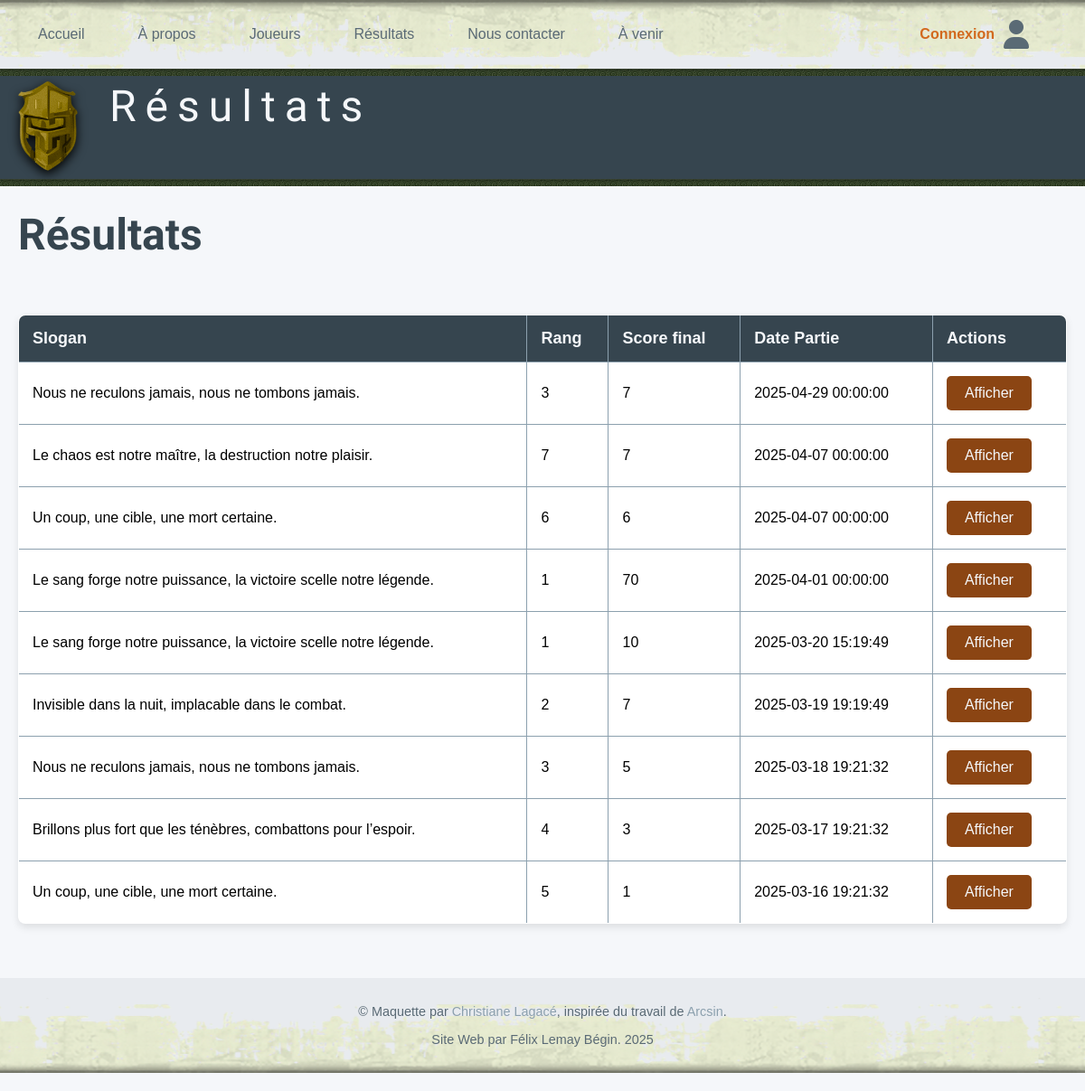
Page /resultats.php on the earlier database version.
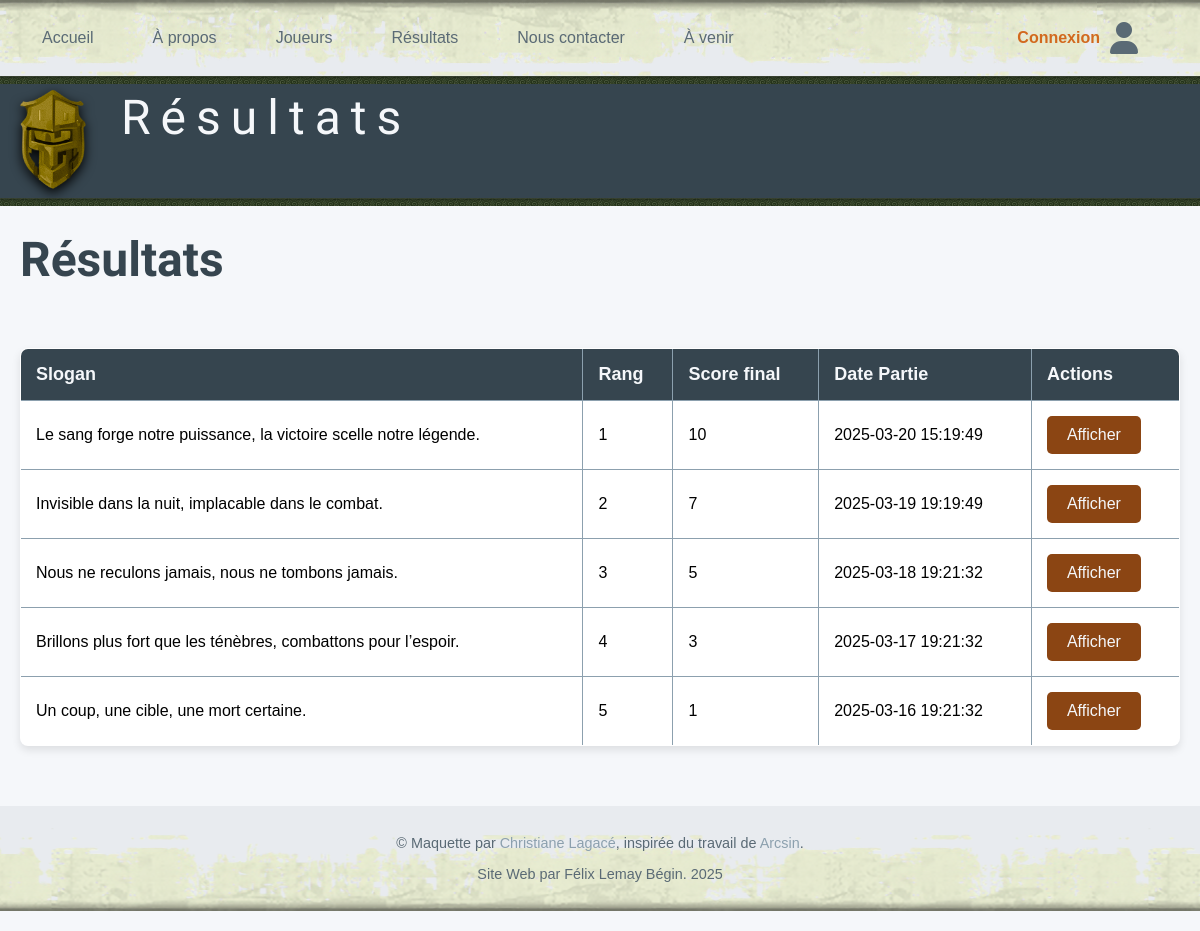
Same page on the later database version.
### tables this page shows
CREATE TABLE pages (
  id int NOT NULL PRIMARY KEY AUTO_INCREMENT,
  url varchar(255) NOT NULL UNIQUE,
  titre varchar(60) NOT NULL,
  description varchar(150) NOT NULL,
  h1 varchar(100) NOT NULL,
  accroche varchar(255) DEFAULT NULL,
  public boolean NOT NULL,
  texte text NOT NULL,
  modification timestamp NOT NULL
);

CREATE TABLE resultats (
  id int NOT NULL PRIMARY KEY AUTO_INCREMENT,
  equipe_id int NOT NULL,
  rang int NOT NULL,
  score_final int NOT NULL,
  date_partie timestamp NOT NULL,
  FOREIGN KEY (equipe_id) REFERENCES equipes (id)
);

CREATE TABLE equipes (
  id int NOT NULL PRIMARY KEY AUTO_INCREMENT,
  nom varchar(50) NOT NULL UNIQUE,
  slogan varchar(100) DEFAULT NULL,
  commentaire text,
  dateajout date NOT NULL,
  jeu_id int DEFAULT NULL,
  FOREIGN KEY (jeu_id) REFERENCES jeux (id) ON DELETE SET NULL
);

### include/configuration.inc (called while the page is built, shortened)
<?php
$supabase_pooler_url = getenv('SUPABASE_POOLER_URL');
if ($supabase_pooler_url)
{
    $parsed = parse_url($supabase_pooler_url);
    if (!$parsed || !isset($parsed['host'], $parsed['user'], $parsed['pass'], $parsed['path']))
    {
        die("L'URL de connexion Supabase est invalide ou mal formée.");
    }
    $host   = $parsed['host'];
    $port   = $parsed['port'] ?? 5432;
    $user   = $parsed['user'];
    $pass   = $parsed['pass'];
    $dbname = ltrim($parsed['path'], '/');
    $dsn    = "pgsql:host=$host;port=$port;dbname=$dbname";
    try
    {
        $pdo = new PDO($dsn, $user, $pass, [
            PDO::ATTR_ERRMODE => PDO::ERRMODE_EXCEPTION,
            PDO::ATTR_DEFAULT_FETCH_MODE => PDO::FETCH_ASSOC
        ]);
    }
    catch (PDOException $e)
    {
        die("Erreur de connexion PostgreSQL : " . $e->getMessage());
    }
}
else
{
    $dbHost = getenv('MYSQL_HOST')     ?: 'localhost';
    $dbName = getenv('MYSQL_DATABASE') ?: 'db_name';
    $dbUser = getenv('MYSQL_USER')     ?: 'user';
    $dbPass = getenv('MYSQL_PASSWORD') ?: 'pass';
    $dsn    = "mysql:host={$dbHost};dbname={$dbName};charset=utf8mb4";
    try
    {
        $pdo = new PDO($dsn, $dbUser, $dbPass, [
            PDO::ATTR_ERRMODE => PDO::ERRMODE_EXCEPTION,
            PDO::ATTR_DEFAULT_FETCH_MODE => PDO::FETCH_ASSOC
        ]);
    }
    catch (PDOException $e)
    {
        die("Erreur de connexion MySQL : " . $e->getMessage());
    }
}
    $nomPage = basename($_SERVER['SCRIPT_NAME']);
    $requete = "SELECT titre, description, h1, texte FROM pages WHERE url = :url";
    $stmt = $pdo->prepare($requete);
    $stmt->bindParam(':url', $nomPage);
    $stmt->execute();
    $resultat = $stmt->fetch(PDO::FETCH_ASSOC);
    if ($resultat)
    {
        $titre = $resultat['titre'];
        $h1 = $resultat['h1'];
    }
    else
    {
        $titre = "Page introuvable";
        $description = "Aucune description disponible.";
        $h1 = "Erreur 404";
        $texte = "<p>La page demandée n'existe pas.</p>";
    }
?>

### resultats.php (the view, shortened to what this page needs)
<?php
require_once 'include/configuration.inc';
require_once 'include/entete.inc';
try {
    $requete = "
        SELECT slogan, rang, score_final, date_partie, equipes.id
        FROM resultats
        INNER JOIN equipes ON resultats.equipe_id = equipes.id
        ORDER BY date_partie DESC
    ";
    $stmt = $pdo->prepare($requete);
    $stmt->execute();
    $resultats = $stmt->fetchAll(PDO::FETCH_ASSOC);
    if ($resultats && count($resultats) > 0) {
        echo "<table class='table'>";
        echo "<tr>
                <th>Slogan</th>
                <th>Rang</th>
                <th>Score final</th>
                <th>Date Partie</th>
                <th>Actions</th>
              </tr>";
        foreach ($resultats as $resultat) {
            echo "<tr>";
            echo "<td>" . htmlspecialchars($resultat['slogan']) . "</td>";
            echo "<td>" . htmlspecialchars($resultat['rang']) . "</td>";
            echo "<td>" . htmlspecialchars($resultat['score_final']) . "</td>";
            echo "<td>" . htmlspecialchars($resultat['date_partie']) . "</td>";
            echo "<td><a href='details-equipe.php?id=" . urlencode($resultat['id']) . "' class='boutton-style'>Afficher</a></td>";
            echo "</tr>";
        }
        echo "</table>";
    } else {
        echo "<p class='message-erreur'>Aucun résultat trouvé.</p>";
    }
} catch (PDOException $e) {
    echo "<p class='message-erreur'>Erreur lors de la récupération des résultats : " . htmlspecialchars($e->getMessage()) . "</p>";
}
require('include/pied-page.inc');
?>

### include/entete.inc (shortened to what this page needs)
<?php
echo "<!DOCTYPE html>";
echo "<html lang='fr-CA'>";
echo "<head>";
echo "    <link rel='stylesheet' href='css/style.css'>";
echo "    <link rel='stylesheet' href='css/mes-styles.css'>";
echo "</head>";
echo "<body>";
echo "<nav>";
echo "  <div class='nav-container'>";
echo "    <div class='nav-gauche'>";
echo "      <a href='index.php'>Accueil</a>";
echo "      <a href='a-propos.php'>À propos</a>";
echo "      <a href='joueurs.php'>Joueurs</a>";
echo "      <a href='resultats.php'>Résultats</a>";
echo "      <a href='formulaire-contact.php'>Nous contacter</a>";
echo "      <a href='a-venir.php'>À venir</a>";
echo "    </div>";
echo "    <div class='nav-droite'>";
if (isset($_SESSION['usager'])) {
    echo '<a href="deconnecter.php" class="icone-auth" title="Déconnexion">';
    echo '<i class="fas fa-sign-out-alt"></i>';
    echo '</a>';
} else {
    echo '<a href="formulaire-authentification.php" class="icone-auth" title="Connexion">';
    echo '<span class="texte-auth">Connexion</span> <i class="fas fa-user"></i>';
    echo '</a>';
}
echo "    </div>";
echo "  </div>";
echo "</nav>";
echo "<div class='separation'></div>";
echo "<header>";
echo "    <div class='logo-text container'>";
echo "        <div class='logo'><img src='../medias/commun/LogoLANParty.png'></div>";
echo "        <div>";
echo "            <div class= title>$titre</div>";
echo "        </div>";
echo "    </div>";
echo "</header>";
echo "<div class='separation'></div>";
echo "<div id='main'>";
echo "    <div class='container'>";
echo "        <h1>$h1</h1>";
echo "        <div class='items'>";

### include/pied-page.inc
<?php
function getAnneeActuelle() {
    return date("Y");
}
$annee = getAnneeActuelle();
echo "
</div>
    </div>
        <footer>
            <p>© Maquette par <a href=\"https://christianelagace.com\" target=\"_blank\">Christiane Lagacé</a>, inspirée du travail de
                <a href=\"https://www.free-css.com/free-css-templates/page5/the-hobbit\"target=\"_blank\">Arcsin</a>.</p>
            <p>Site Web par Félix Lemay Bégin. " . $annee . "</p>
        </footer>
    </body>
</html>
";

### css/style.css (style rules this page uses)
:root { --couleur-principale-fonce: #36454F; --couleur-principale-pale: #5A6A75; --couleur-principale-tres-pale: #8CA0AE; --couleur-secondaire-fonce: #E8EBEF; --couleur-secondaire-pale: #F5F7FA; --couleur-punch-fonce: #8B4513; --couleur-punch-pale: #D2691E; }
* { box-sizing: border-box; }
body { display: flex; min-height: 100vh; flex-direction: column; margin: 0; font-family: "Lucida Sans Unicode", sans-serif; }
a { color: var(--couleur-punch-pale); text-decoration: none; }
.container { max-width: 1200px; margin: 0 auto; padding: 0 20px; }
#main { flex: 1; background-color: var(--couleur-secondaire-pale); padding: 10px 0 20px 0; }
header { background-color: var(--couleur-principale-fonce); color: var(--couleur-secondaire-pale); padding: 5px 0; }
header .title { font-family: "Hurricane", serif; font-size: 3em; letter-spacing: 10px; }
header .logo img { filter: drop-shadow(0px 4px 6px rgba(0, 0, 0, 1.2)); }
nav { height: 55px; padding-top: 20px; background: url('../medias/commun/bg-nav.png') repeat-x; }
nav a { color: var(--couleur-principale-pale); text-decoration: none; padding: 7px 12px; border-radius: 8px; margin-right: 20px; }
.logo-text { display:flex; gap: 35px; }
h1 { font-family: "Hurricane", serif; font-size: 3em; color: var(--couleur-principale-fonce); margin: 15px 0; }
footer { min-height: 70px; padding: 15px; background: url('../medias/commun/bg-footer.png') repeat-x bottom; text-align: center; font-size: 0.9em; color: var(--couleur-principale-pale); }
footer a { color: var(--couleur-principale-tres-pale); }
nav, footer { background-color: var(--couleur-secondaire-fonce); }
.separation { height: 8px; background: url('../medias/commun/pattern.png') repeat-x; }
.items { display: flex; gap: 40px; flex-wrap: wrap; margin: 40px 0; align-items: stretch; }

### css/mes-styles.css (style rules this page uses)
i { font-size: 2em; }
[class^="item"] { background-size: cover; background-position: center; }
.table { width: 100%; margin: 20px auto; border-collapse: collapse; background: white; box-shadow: 0 4px 8px rgba(0, 0, 0, 0.1); border-radius: 8px; overflow: hidden; text-align: left; }
.table, .table th, .table td { border: 1px solid var(--couleur-principale-tres-pale); padding: 15px; }
.table th { background: var(--couleur-principale-fonce); color: var(--couleur-secondaire-pale); font-size: 18px; }
.boutton-style { background-color: var(--couleur-punch-fonce); color: var(--couleur-secondaire-pale); padding: 10px 20px; border: none; font-size: 16px; cursor: pointer; transition: background-color 0.3s ease; text-align: center; display: inline-block; text-decoration: none; border-radius: 5px; }
nav { width: 100%; padding-top: 0 !important; height: auto; display: flex; justify-content: space-between; align-items: center; background: url('../medias/commun/bg-nav.png') repeat-x; background-color: var(--couleur-secondaire-fonce); }
.nav-container { display: flex; justify-content: space-between; align-items: center; padding: 15px 30px; flex-wrap: wrap; width: 100%; max-width: none; margin: 0; }
.nav-gauche, .nav-droite { display: flex; align-items: center; gap: 15px; }
.nav-gauche a, .nav-droite a { margin-right: 20px; color: var(--couleur-principale-pale); text-decoration: none; font-weight: 500; padding: 7px 12px; border-radius: 8px; }
.texte-auth { color: var(--couleur-punch-pale); margin-right: 10px; font-weight: bold; display: inline-block; white-space: nowrap; }
.icone-auth { color: var(--couleur-secondaire-pale); text-decoration: none; display: flex; align-items: center; }

Differences in the rows shown:
removed resultats: equipe.slogan "Nous ne reculons jamais, nous ne tombons jamais.", rang "3", score_final "7", date_partie "2025-04-29 00:00:00"
removed resultats: equipe.slogan "Le chaos est notre maître, la destruction notre plaisir.", rang "7", score_final "7", date_partie "2025-04-07 00:00:00"
removed resultats: equipe.slogan "Un coup, une cible, une mort certaine.", rang "6", score_final "6", date_partie "2025-04-07 00:00:00"
removed resultats: equipe.slogan "Le sang forge notre puissance, la victoire scelle notre légende.", rang "1", score_final "70", date_partie "2025-04-01 00:00:00"
